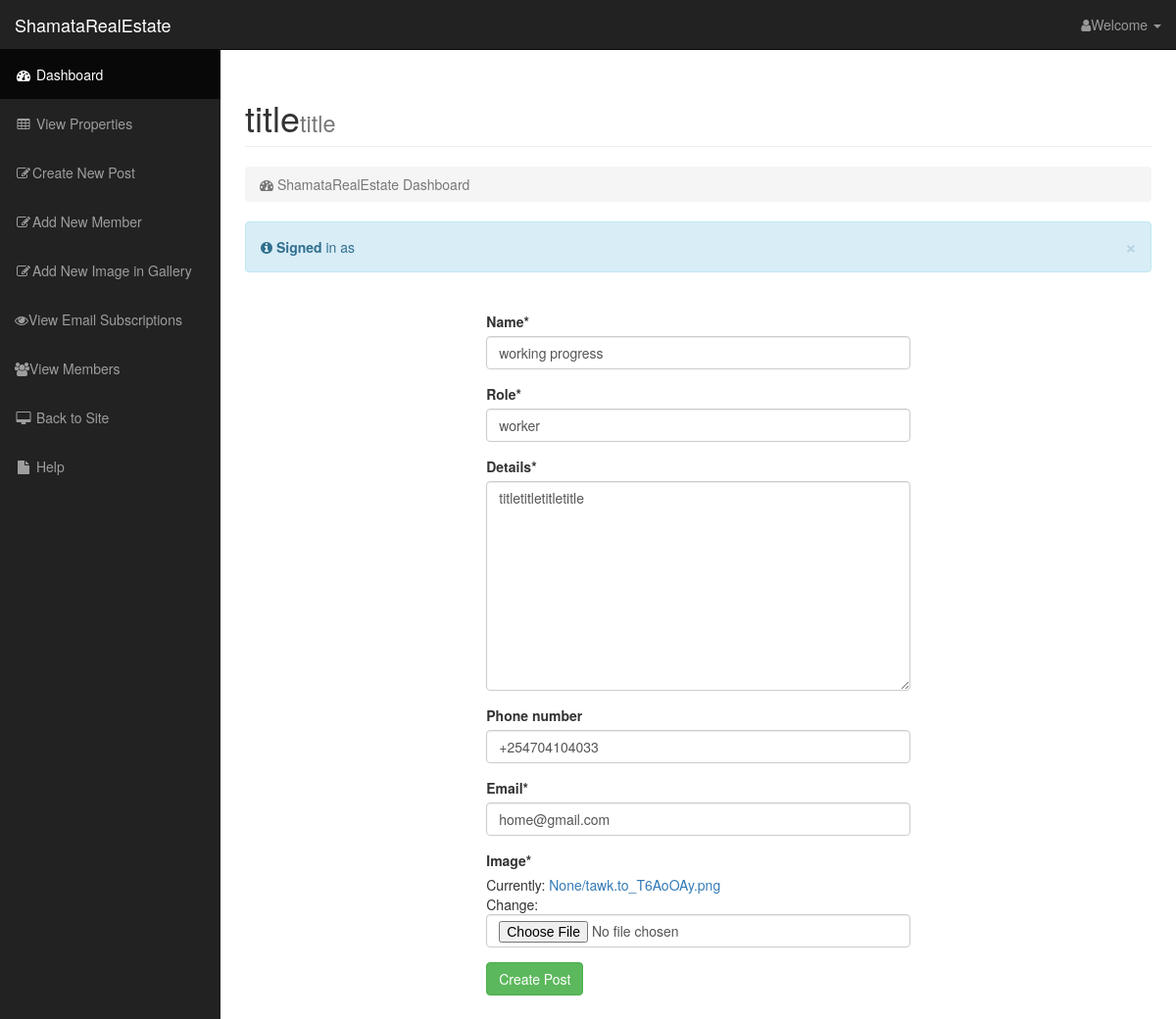
The page /team/1/edit/ (signed in) on the database its author committed.
### Teammembers/models.py (models this page shows, shortened)
class Team_Meamber(models.Model):
    name = models.CharField(max_length=100)
    role = models.CharField(max_length=100)
    details = models.TextField()
    phone_number = PhoneNumberField(blank=True, null=True)
    email = models.EmailField()
    image = models.ImageField(upload_to=upload_location) #null=False,blank=False

### Teammembers/views.py (the view)
# urls.py: url(r'^(?P<id>\d+)/edit/$',team_member_updateview,name='edit'),
def team_member_updateview(request,id=None):
    if not request.user.is_staff or not request.user.is_superuser:
        raise Http404
    post =get_object_or_404(Team_Meamber,id=id)
    if request.method == "POST":
        form = Team_MeamberForm(request.POST , request.FILES,instance=post)
        if form.is_valid():
            instance = form.save(commit=False)
            instance.owner = request.user
            instance.save()
            return HttpResponseRedirect(instance.get_absolute_url())
    else:
        form = Team_MeamberForm(instance=post)
    template_name = 'dashboard/teammember_create.html'
    context = {
        'form':form
    }
    return render(request, template_name, context)

### Teammembers/forms.py
class Team_MeamberForm(forms.ModelForm):
    class Meta:
        model = Team_Meamber
        fields = [
            "name",
            "role",
            "details",
            "phone_number",
            "email",
            "image"
            ]

### dashboard/templates/dashboard/teammember_create.html (shortened to what this page needs)
{% extends 'dashboard/base_dash.html' %}
{% load staticfiles %}
{% load crispy_forms_tags %}
{% block content %}
     <div class="container-fluid">
                <div class="row">
                    <div class="col-sm-6 col-sm-offset-3">
                                    {% if form %}
                                    <form method='POST' action='' enctype='multipart/form-data'>{% csrf_token %}
                                    {{ form | crispy }}
                                     <input type="submit" value="Create Post" class="btn btn-success">
                                    {% endif %}
                    </div>
                </div>
            </div>
{% endblock content %}

### Main/static/css/dashboard/sb-admin.css (style rules this page uses)
body { margin-top: 100px; background-color: #222; }
@media (min-width:768px) { body { margin-top: 50px; } }

### rows shown on the page
Team_Meamber: name "working progress", role "worker", details "titletitletitletitle", phone_number "+254704104033", email "home@gmail.com"
